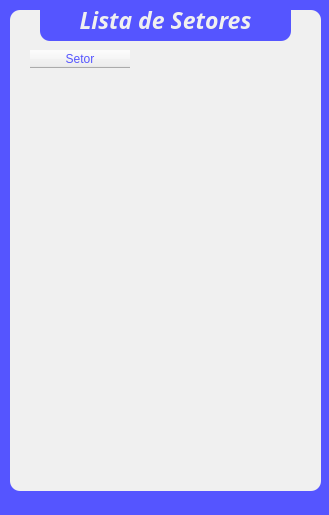
<?xml version="1.0" encoding="UTF-8"?>
<ui version="4.0">
 <class>MainWindow</class>
 <widget class="QMainWindow" name="MainWindow">
  <property name="geometry">
   <rect>
    <x>0</x>
    <y>0</y>
    <width>329</width>
    <height>515</height>
   </rect>
  </property>
  <property name="windowTitle">
   <string>MainWindow</string>
  </property>
  <property name="styleSheet">
   <string notr="true">background-color: rgb(85, 85, 255);</string>
  </property>
  <widget class="QWidget" name="centralwidget">
   <widget class="QWidget" name="verticalWidget" native="true">
    <property name="geometry">
     <rect>
      <x>10</x>
      <y>10</y>
      <width>311</width>
      <height>481</height>
     </rect>
    </property>
    <property name="styleSheet">
     <string notr="true">background-color: rgb(240, 240, 240);
border-radius: 10px;</string>
    </property>
    <widget class="QLabel" name="label">
     <property name="geometry">
      <rect>
       <x>30</x>
       <y>-10</y>
       <width>251</width>
       <height>41</height>
      </rect>
     </property>
     <property name="font">
      <font>
       <family>Source Code Pro</family>
       <pointsize>17</pointsize>
       <weight>75</weight>
       <italic>true</italic>
       <bold>true</bold>
      </font>
     </property>
     <property name="styleSheet">
      <string notr="true">background-color: rgb(85, 85, 255);
color: rgb(240, 240, 240);
border-radius: 10px;</string>
     </property>
     <property name="text">
      <string>&lt;html&gt;&lt;head/&gt;&lt;body&gt;&lt;p align=&quot;center&quot;&gt;Lista de Setores&lt;/p&gt;&lt;/body&gt;&lt;/html&gt;</string>
     </property>
    </widget>
    <widget class="QTableWidget" name="tableWidget">
     <property name="geometry">
      <rect>
       <x>20</x>
       <y>40</y>
       <width>271</width>
       <height>421</height>
      </rect>
     </property>
     <property name="font">
      <font>
       <family>Source Code Pro</family>
       <weight>75</weight>
       <italic>true</italic>
       <bold>true</bold>
      </font>
     </property>
     <property name="toolTip">
      <string>&lt;html&gt;&lt;head/&gt;&lt;body&gt;&lt;p align=&quot;center&quot;&gt;&lt;br/&gt;&lt;/p&gt;&lt;/body&gt;&lt;/html&gt;</string>
     </property>
     <property name="layoutDirection">
      <enum>Qt::LeftToRight</enum>
     </property>
     <property name="styleSheet">
      <string notr="true">background-color: rgb(240, 240, 240);
color: rgb(85, 85, 255);</string>
     </property>
     <property name="gridStyle">
      <enum>Qt::NoPen</enum>
     </property>
     <column>
      <property name="text">
       <string>Setor</string>
      </property>
     </column>
    </widget>
   </widget>
  </widget>
  <widget class="QStatusBar" name="statusbar"/>
 </widget>
 <resources/>
 <connections/>
</ui>
